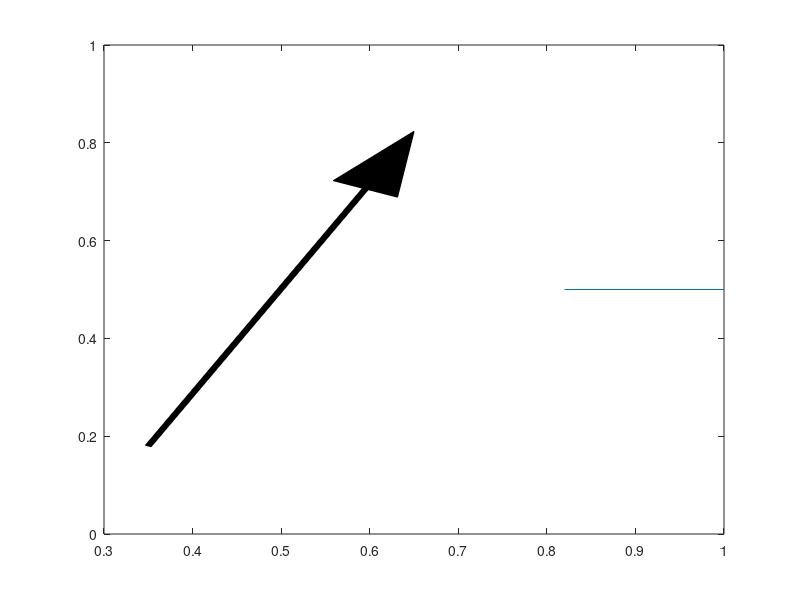

Recreate this plot in MATLAB.
patch([0.2,0.8,0.85,0.85,0.8,0.2,0.15,0.15,0.2],...
[0.30,0.30,0.35,0.6,0.65,0.65,0.6,0.35,0.30],...
[0.9375,0.9375,0.9375])

plot([0.18,0.22,0.3,0.38,0.46,0.54,0.62,0.7,0.78,0.82],...
[0.5,0.65,0.35,0.65,0.35,0.65,0.35,0.65,0.35,0.5])
plot([0,0.18],[0.5,0.5])
plot([0.82,1],[0.5,0.5])

patch([0.3468,0.3532,0.5983,0.5919],[0.1815,0.1785,0.7042,0.7071],[0,0,0])
patch([0.5589,0.6314,0.6501],[0.7226,0.6888,0.8235],[0,0,0])